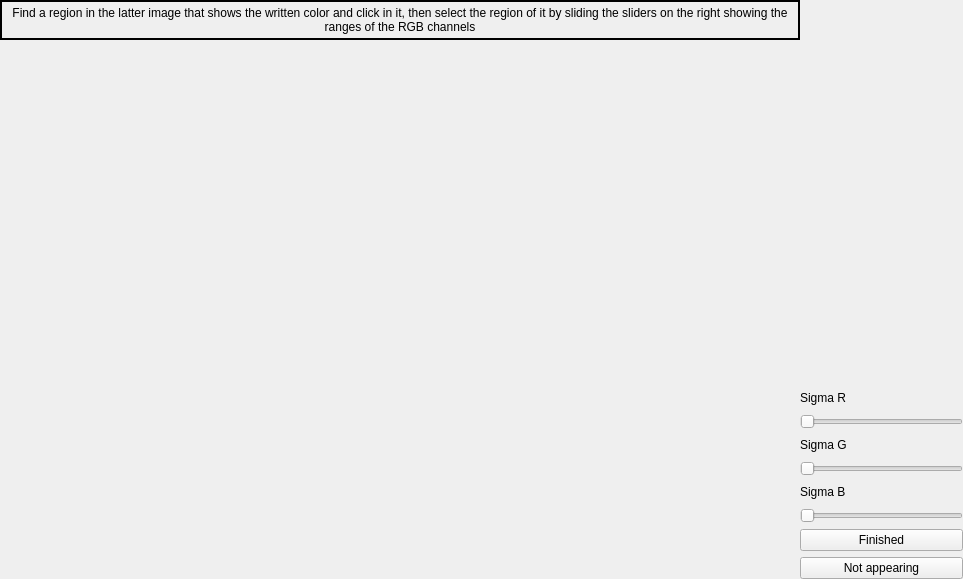
<?xml version="1.0" encoding="UTF-8"?>
<ui version="4.0">
 <class>LabelizerWidgetWindow</class>
 <widget class="QWidget" name="LabelizerWidgetWindow">
  <property name="enabled">
   <bool>true</bool>
  </property>
  <property name="geometry">
   <rect>
    <x>0</x>
    <y>0</y>
    <width>963</width>
    <height>579</height>
   </rect>
  </property>
  <property name="windowTitle">
   <string>Image View</string>
  </property>
  <layout class="QHBoxLayout" name="horizontalLayout" stretch="0">
   <property name="leftMargin">
    <number>0</number>
   </property>
   <property name="topMargin">
    <number>0</number>
   </property>
   <property name="rightMargin">
    <number>0</number>
   </property>
   <property name="bottomMargin">
    <number>0</number>
   </property>
   <item>
    <layout class="QHBoxLayout" name="image_layout" stretch="0,0">
     <property name="spacing">
      <number>0</number>
     </property>
     <item>
      <layout class="QVBoxLayout" name="verticalLayout_3">
       <item>
        <widget class="QLabel" name="title_label">
         <property name="sizePolicy">
          <sizepolicy hsizetype="MinimumExpanding" vsizetype="Preferred">
           <horstretch>0</horstretch>
           <verstretch>0</verstretch>
          </sizepolicy>
         </property>
         <property name="maximumSize">
          <size>
           <width>800</width>
           <height>40</height>
          </size>
         </property>
         <property name="frameShape">
          <enum>QFrame::WinPanel</enum>
         </property>
         <property name="lineWidth">
          <number>2</number>
         </property>
         <property name="midLineWidth">
          <number>2</number>
         </property>
         <property name="text">
          <string>Find a region in the latter image that shows the written color and click in it, then select the region of it by sliding the sliders on the right showing the ranges of the RGB channels</string>
         </property>
         <property name="alignment">
          <set>Qt::AlignCenter</set>
         </property>
         <property name="wordWrap">
          <bool>true</bool>
         </property>
        </widget>
       </item>
       <item>
        <widget class="QLabel" name="image_area">
         <property name="minimumSize">
          <size>
           <width>800</width>
           <height>0</height>
          </size>
         </property>
         <property name="mouseTracking">
          <bool>true</bool>
         </property>
         <property name="text">
          <string/>
         </property>
        </widget>
       </item>
      </layout>
     </item>
     <item>
      <layout class="QVBoxLayout" name="verticalLayout">
       <item>
        <widget class="QLabel" name="color_region">
         <property name="text">
          <string/>
         </property>
        </widget>
       </item>
       <item>
        <widget class="QLabel" name="R_slider_label">
         <property name="maximumSize">
          <size>
           <width>16777215</width>
           <height>20</height>
          </size>
         </property>
         <property name="text">
          <string>Sigma R</string>
         </property>
        </widget>
       </item>
       <item>
        <widget class="QSlider" name="sigma_R_slider">
         <property name="orientation">
          <enum>Qt::Horizontal</enum>
         </property>
        </widget>
       </item>
       <item>
        <widget class="QLabel" name="G_slider_label">
         <property name="maximumSize">
          <size>
           <width>16777215</width>
           <height>20</height>
          </size>
         </property>
         <property name="text">
          <string>Sigma G</string>
         </property>
        </widget>
       </item>
       <item>
        <widget class="QSlider" name="sigma_G_slider">
         <property name="orientation">
          <enum>Qt::Horizontal</enum>
         </property>
        </widget>
       </item>
       <item>
        <widget class="QLabel" name="B_slider_label">
         <property name="maximumSize">
          <size>
           <width>16777215</width>
           <height>20</height>
          </size>
         </property>
         <property name="text">
          <string>Sigma B</string>
         </property>
        </widget>
       </item>
       <item>
        <widget class="QSlider" name="sigma_B_slider">
         <property name="orientation">
          <enum>Qt::Horizontal</enum>
         </property>
        </widget>
       </item>
       <item>
        <widget class="QPushButton" name="finished_btn">
         <property name="text">
          <string>Finished</string>
         </property>
        </widget>
       </item>
       <item>
        <widget class="QPushButton" name="skip_btn">
         <property name="text">
          <string>Not appearing</string>
         </property>
        </widget>
       </item>
      </layout>
     </item>
    </layout>
   </item>
  </layout>
 </widget>
 <layoutdefault spacing="6" margin="11"/>
 <resources/>
 <connections/>
</ui>
